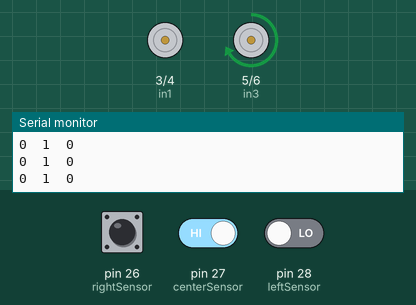
The sketch below on a simulated Arduino Mega 2560, built with avr-gcc and run on an emulated ATmega2560. Parts: motor-driver pin pairs drawn as motors (green arrow = first pin HIGH = forward, orange = second pin HIGH = backward, longer = more drive, scaled by the enable pin), the last lines printed to the serial monitor. The inputs (shaded band) are chosen by the test bench; at power-on: pin 26 (rightSensor) LOW, pin 27 (centerSensor) HIGH, pin 28 (leftSensor) LOW.

Above: at 1.2 s.
1.3 s: pin 26 (rightSensor) driven HIGH
At 1.8 s:
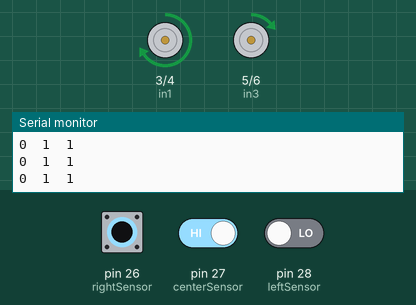
2.8 s: pin 27 (centerSensor) driven LOW
At 3.5 s:
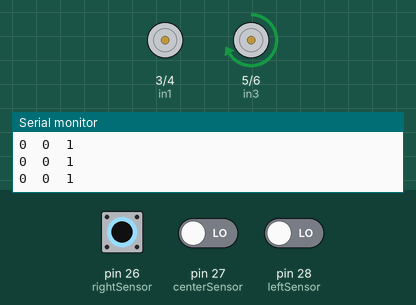
4.3 s: pin 27 (centerSensor) driven HIGH
At 5.3 s:
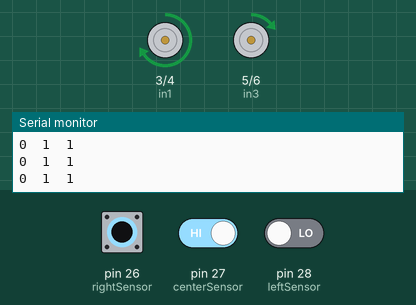
5.8 s: pin 26 (rightSensor) driven LOW
At 6.9 s:
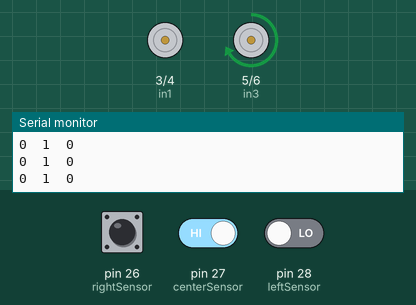
7.3 s: pin 26 (rightSensor) pulsed HIGH 2 times (0.12 s each, 0.3 s apart)
At 7.56 s:
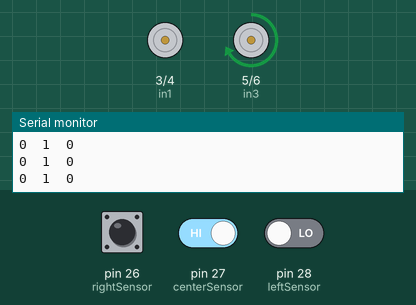
Timing chart, 0 to 10.3 s (numbered marks = the images above; inputs shaded):
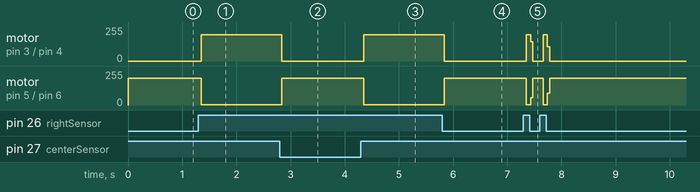

Measured:
- after the input at 1.3 s, motor on pin 3 (in1) / pin 4 (in2): stopped → forward 198/255 after 0.06 s; motor on pin 5 (in3) / pin 6 (in4): forward 200/255 → forward 1/255 after 0.06 s
- after the input at 2.8 s, motor on pin 3 (in1) / pin 4 (in2): forward 198/255 → stopped at once; motor on pin 5 (in3) / pin 6 (in4): forward 1/255 → forward 200/255 at once
- after the input at 4.3 s, motor on pin 3 (in1) / pin 4 (in2): stopped → forward 198/255 after 0.06 s; motor on pin 5 (in3) / pin 6 (in4): forward 200/255 → forward 1/255 after 0.06 s
- after the input at 5.8 s, motor on pin 3 (in1) / pin 4 (in2): forward 198/255 → stopped at once; motor on pin 5 (in3) / pin 6 (in4): forward 1/255 → forward 200/255 at once

The sketch:

alternative_boty.ino
```cpp
// pins
#define ena 2
#define in1 3
#define in2 4
#define in3 5
#define in4 6
#define enb 7

#define leftSensor 28
#define centerSensor 27
#define rightSensor 26

void setup() {
  // put your setup code here, to run once:
pinMode(ena,OUTPUT);
pinMode(in1,OUTPUT);
pinMode(in2,OUTPUT);
pinMode(in3,OUTPUT);
pinMode(in4,OUTPUT);
pinMode(enb,OUTPUT);

pinMode(leftSensor,INPUT);
pinMode(centerSensor,INPUT);
pinMode(rightSensor,INPUT);

Serial.begin(9600);

}

void forward() {
 digitalWrite(in1,HIGH);
digitalWrite(in2,LOW);
analogWrite(ena,200);
digitalWrite(in3,HIGH);
digitalWrite(in4,LOW);
analogWrite(enb,200);
}

void right() {
 digitalWrite(in1,LOW);
digitalWrite(in2,LOW);
analogWrite(ena,200);
digitalWrite(in3,HIGH);
digitalWrite(in4,LOW);
analogWrite(enb,200);
}

void left() {
 digitalWrite(in1,HIGH);
digitalWrite(in2,LOW);
analogWrite(ena,200);
digitalWrite(in3,LOW);
digitalWrite(in4,LOW);
analogWrite(enb,200);
}
void stop() {
   digitalWrite(in1,HIGH);
digitalWrite(in2,LOW);
analogWrite(ena,0);
digitalWrite(in3,HIGH);
digitalWrite(in4,LOW);
analogWrite(enb,0);
}

void loop() {
  Serial.print(digitalRead(leftSensor));
  Serial.print("\t");
  Serial.print(digitalRead(centerSensor));
  Serial.print("\t");
  Serial.println(digitalRead(rightSensor));
  right();

  if (digitalRead(leftSensor)==HIGH && digitalRead(centerSensor)==LOW && digitalRead(rightSensor)==HIGH)
   {
  // forward();
  }
  else if (digitalRead(leftSensor)==LOW && digitalRead(centerSensor)==HIGH && digitalRead(rightSensor)==HIGH)
   {
   left();
  }
  else if (digitalRead(leftSensor)==HIGH && digitalRead(centerSensor)==HIGH && digitalRead(rightSensor)==LOW)
   {
   right();
  }

  // else{
   // stop();
  // }
/*

  if (digitalRead(leftSensor)==LOW && digitalRead(centerSensor)==HIGH && digitalRead(rightSensor)==LOW)
   {
  forward();
  }
  if (digitalRead(leftSensor)==HIGH && digitalRead(centerSensor)==LOW && digitalRead(rightSensor)==LOW)
  {
   left();
  }
  if (digitalRead(leftSensor)==LOW && digitalRead(centerSensor)==LOW && digitalRead(rightSensor)==HIGH)
  {
    right();
}
*/
}
```
